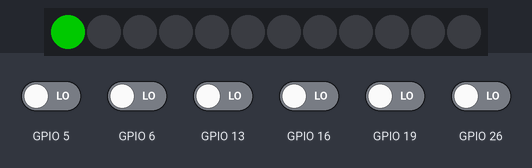
The program below on a simulated Raspberry Pi (BCM pin numbers). Shown: 12 RGB LEDs in strip order, left to right. Inputs (shaded band) come from the test bench; at power-on: GPIO 5, GPIO 6, GPIO 13, GPIO 16, GPIO 19, GPIO 26 LOW. Dim RGB values are drawn brighter than linear.

Above: at 1.2 s.
1.3 s: GPIO 5 driven HIGH
At 7.0 s:
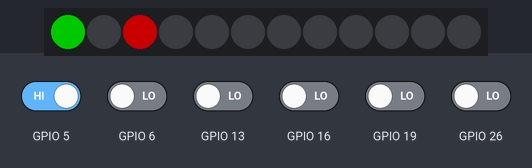
8.0 s: GPIO 13 driven HIGH
At 8.6 s:
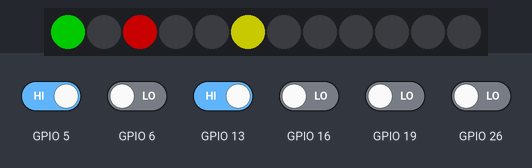
14.7 s: GPIO 16 driven HIGH
At 18.0 s:
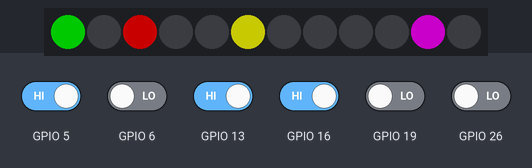
21.4 s: GPIO 26 driven HIGH
At 23.2 s:
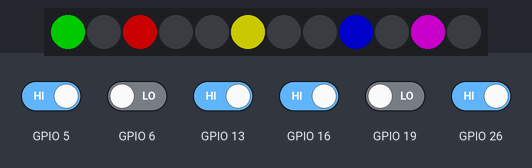
28.1 s: GPIO 5 driven LOW
At 30.7 s:
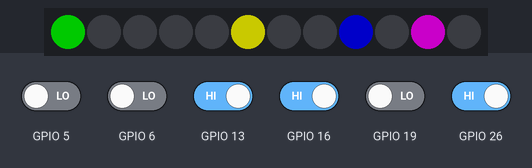
34.8 s: GPIO 13 driven LOW
At 39.3 s:
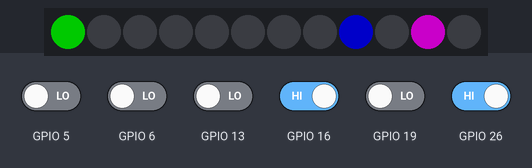
Timing chart, 0 to 40.8 s (numbered marks = the images above; inputs shaded):
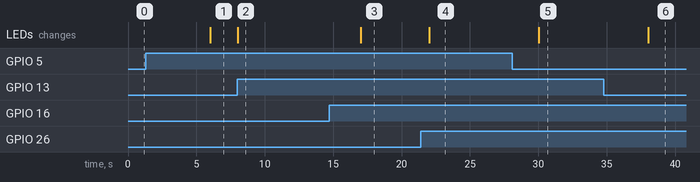

Measured:
- after the input at 1.3 s, the LEDs: change after 4.7 s (image 1)
- after the input at 8.0 s, the LEDs: change at once (image 2)
- after the input at 14.7 s, the LEDs: change after 2.3 s (image 3)
- after the input at 21.4 s, the LEDs: change after 0.61 s (image 4)
- after the input at 28.1 s, the LEDs: change after 1.9 s (image 5)
- after the input at 34.8 s, the LEDs: change after 3.2 s (image 6)

The program:

neoring_final-jake.py
```python
import RPi.GPIO as GPIO
import time
import board
import neopixel

GPIO.setmode(GPIO.BCM)
GPIO.setup(5, GPIO.IN)
GPIO.setup(6, GPIO.IN)
GPIO.setup(13, GPIO.IN)
GPIO.setup(19, GPIO.IN)
GPIO.setup(26, GPIO.IN)
GPIO.setup(16, GPIO.IN)
GPIO.setup(18, GPIO.OUT)
pixel_pin = board.D18

num_pixels = 12

ORDER = neopixel.GRB

pixels = neopixel.NeoPixel(
    pixel_pin, num_pixels, brightness=0.4, auto_write=False, pixel_order=ORDER
)


pixels[0]=(0,255,0)
pixels.show()

while 1:
#power
    if GPIO.input(5):
        pixels[2]=(255,0,0)
        pixels.show()
        time.sleep(1)
    else:
        pixels[2]=(0,0,0)
        pixels.show()
        time.sleep(1)

    if GPIO.input(6):
        pixels[3]=(255,0,0)
        pixels.show()
        time.sleep(1)
    else:
        pixels[3]=(0,0,0)
        pixels.show()
        time.sleep(1)

#payload
    if GPIO.input(13):
        pixels[5]=(255,255,0)
        pixels.show()
        time.sleep(1)
    else:
        pixels[5]=(0,0,0)
        pixels.show()
        time.sleep(1)

    if GPIO.input(19):
        pixels[6]=(255,255,0)
        pixels.show()
        time.sleep(1)
    else:
        pixels[6]=(0,0,0)
        pixels.show()
        time.sleep(1)

#comms
    if GPIO.input(26):
        pixels[8]=(0,0,255)
        pixels.show()
        time.sleep(1)
    else:
        pixels[8]=(0,0,0)
        pixels.show
        time.sleep(1)

#ADCS
    if GPIO.input(16):
        pixels[10]=(255,0,255)
        pixels.show()
        time.sleep(1)
    else:
        pixels[10]=(0,0,0)
        pixels.show()
        time.sleep(1)
```
